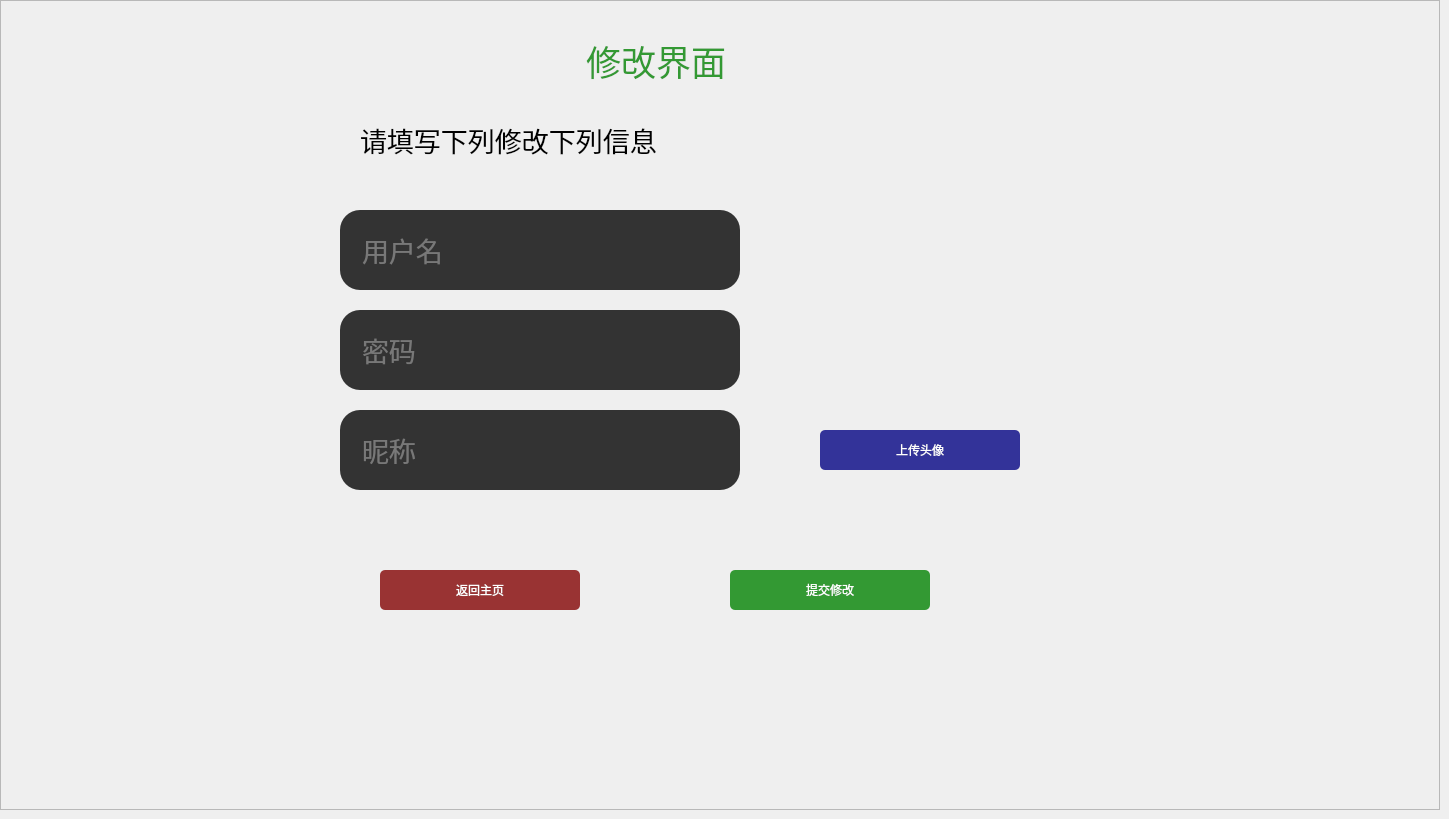
       <widget class="QWidget" name="EditPage">
        <widget class="QFrame" name="frame_5">
         <property name="geometry">
          <rect>
           <x>0</x>
           <y>0</y>
           <width>1440</width>
           <height>810</height>
          </rect>
         </property>
         <property name="styleSheet">
          <string notr="true"/>
         </property>
         <property name="frameShape">
          <enum>QFrame::StyledPanel</enum>
         </property>
         <property name="frameShadow">
          <enum>QFrame::Raised</enum>
         </property>
         <widget class="QLabel" name="label_5">
          <property name="geometry">
           <rect>
            <x>540</x>
            <y>40</y>
            <width>273</width>
            <height>41</height>
           </rect>
          </property>
          <property name="font">
           <font>
            <family>Droid Sans</family>
            <pointsize>-1</pointsize>
           </font>
          </property>
          <property name="styleSheet">
           <string notr="true">text-align: center;
color: #393;
margin: 0 auto;
font-size: 35px;
font-family: 'Droid Sans';</string>
          </property>
          <property name="text">
           <string>修改界面</string>
          </property>
         </widget>
         <widget class="QLineEdit" name="uBox_2">
          <property name="geometry">
           <rect>
            <x>340</x>
            <y>210</y>
            <width>400</width>
            <height>80</height>
           </rect>
          </property>
          <property name="palette">
           <palette>
            <active>
             <colorrole role="WindowText">
              <brush brushstyle="SolidPattern">
               <color alpha="255">
                <red>190</red>
                <green>190</green>
                <blue>190</blue>
               </color>
              </brush>
             </colorrole>
             <colorrole role="Button">
              <brush brushstyle="SolidPattern">
               <color alpha="255">
                <red>51</red>
                <green>51</green>
                <blue>51</blue>
               </color>
              </brush>
             </colorrole>
             <colorrole role="Text">
              <brush brushstyle="SolidPattern">
               <color alpha="255">
                <red>190</red>
                <green>190</green>
                <blue>190</blue>
               </color>
              </brush>
             </colorrole>
             <colorrole role="ButtonText">
              <brush brushstyle="SolidPattern">
               <color alpha="255">
                <red>190</red>
                <green>190</green>
                <blue>190</blue>
               </color>
              </brush>
             </colorrole>
             <colorrole role="Base">
              <brush brushstyle="SolidPattern">
               <color alpha="255">
                <red>51</red>
                <green>51</green>
                <blue>51</blue>
               </color>
              </brush>
             </colorrole>
             <colorrole role="Window">
              <brush brushstyle="SolidPattern">
               <color alpha="255">
                <red>51</red>
                <green>51</green>
                <blue>51</blue>
               </color>
              </brush>
             </colorrole>
             <colorrole role="PlaceholderText">
              <brush brushstyle="NoBrush">
               <color alpha="128">
                <red>190</red>
                <green>190</green>
                <blue>190</blue>
               </color>
              </brush>
             </colorrole>
            </active>
            <inactive>
             <colorrole role="WindowText">
              <brush brushstyle="SolidPattern">
               <color alpha="255">
                <red>190</red>
                <green>190</green>
                <blue>190</blue>
               </color>
              </brush>
             </colorrole>
             <colorrole role="Button">
              <brush brushstyle="SolidPattern">
               <color alpha="255">
                <red>51</red>
                <green>51</green>
                <blue>51</blue>
               </color>
              </brush>
             </colorrole>
             <colorrole role="Text">
              <brush brushstyle="SolidPattern">
               <color alpha="255">
                <red>190</red>
                <green>190</green>
                <blue>190</blue>
               </color>
              </brush>
             </colorrole>
             <colorrole role="ButtonText">
              <brush brushstyle="SolidPattern">
               <color alpha="255">
                <red>190</red>
                <green>190</green>
                <blue>190</blue>
               </color>
              </brush>
             </colorrole>
             <colorrole role="Base">
              <brush brushstyle="SolidPattern">
               <color alpha="255">
                <red>51</red>
                <green>51</green>
                <blue>51</blue>
               </color>
              </brush>
             </colorrole>
             <colorrole role="Window">
              <brush brushstyle="SolidPattern">
               <color alpha="255">
                <red>51</red>
                <green>51</green>
                <blue>51</blue>
               </color>
              </brush>
             </colorrole>
             <colorrole role="PlaceholderText">
              <brush brushstyle="NoBrush">
               <color alpha="128">
                <red>190</red>
                <green>190</green>
                <blue>190</blue>
               </color>
              </brush>
             </colorrole>
            </inactive>
            <disabled>
             <colorrole role="WindowText">
              <brush brushstyle="SolidPattern">
               <color alpha="255">
                <red>190</red>
                <green>190</green>
                <blue>190</blue>
               </color>
              </brush>
             </colorrole>
             <colorrole role="Button">
              <brush brushstyle="SolidPattern">
               <color alpha="255">
                <red>51</red>
                <green>51</green>
                <blue>51</blue>
               </color>
              </brush>
             </colorrole>
             <colorrole role="Text">
              <brush brushstyle="SolidPattern">
               <color alpha="255">
                <red>190</red>
                <green>190</green>
                <blue>190</blue>
               </color>
              </brush>
             </colorrole>
             <colorrole role="ButtonText">
              <brush brushstyle="SolidPattern">
               <color alpha="255">
                <red>190</red>
                <green>190</green>
                <blue>190</blue>
               </color>
              </brush>
             </colorrole>
             <colorrole role="Base">
              <brush brushstyle="SolidPattern">
               <color alpha="255">
                <red>51</red>
                <green>51</green>
                <blue>51</blue>
               </color>
              </brush>
             </colorrole>
             <colorrole role="Window">
              <brush brushstyle="SolidPattern">
               <color alpha="255">
                <red>51</red>
                <green>51</green>
                <blue>51</blue>
               </color>
              </brush>
             </colorrole>
             <colorrole role="PlaceholderText">
              <brush brushstyle="NoBrush">
               <color alpha="128">
                <red>190</red>
                <green>190</green>
                <blue>190</blue>
               </color>
              </brush>
             </colorrole>
            </disabled>
           </palette>
          </property>
          <property name="font">
           <font>
            <pointsize>20</pointsize>
            <kerning>true</kerning>
           </font>
          </property>
          <property name="layoutDirection">
           <enum>Qt::LeftToRight</enum>
          </property>
          <property name="styleSheet">
           <string notr="true">padding-left: 20px;
padding-right: 20px;
border-radius: 20px;
background: #333;
color: rgb(190, 190, 190);</string>
          </property>
          <property name="text">
           <string/>
          </property>
          <property name="frame">
           <bool>false</bool>
          </property>
          <property name="cursorPosition">
           <number>0</number>
          </property>
          <property name="placeholderText">
           <string>用户名</string>
          </property>
         </widget>
         <widget class="QLineEdit" name="pBox_2">
          <property name="geometry">
           <rect>
            <x>340</x>
            <y>310</y>
            <width>400</width>
            <height>80</height>
           </rect>
          </property>
          <property name="palette">
           <palette>
            <active>
             <colorrole role="WindowText">
              <brush brushstyle="SolidPattern">
               <color alpha="255">
                <red>190</red>
                <green>190</green>
                <blue>190</blue>
               </color>
              </brush>
             </colorrole>
             <colorrole role="Button">
              <brush brushstyle="SolidPattern">
               <color alpha="255">
                <red>51</red>
                <green>51</green>
                <blue>51</blue>
               </color>
              </brush>
             </colorrole>
             <colorrole role="Text">
              <brush brushstyle="SolidPattern">
               <color alpha="255">
                <red>190</red>
                <green>190</green>
                <blue>190</blue>
               </color>
              </brush>
             </colorrole>
             <colorrole role="ButtonText">
              <brush brushstyle="SolidPattern">
               <color alpha="255">
                <red>190</red>
                <green>190</green>
                <blue>190</blue>
               </color>
              </brush>
             </colorrole>
             <colorrole role="Base">
              <brush brushstyle="SolidPattern">
               <color alpha="255">
                <red>51</red>
                <green>51</green>
                <blue>51</blue>
               </color>
              </brush>
             </colorrole>
             <colorrole role="Window">
              <brush brushstyle="SolidPattern">
               <color alpha="255">
                <red>51</red>
                <green>51</green>
                <blue>51</blue>
               </color>
              </brush>
             </colorrole>
             <colorrole role="PlaceholderText">
              <brush brushstyle="NoBrush">
               <color alpha="128">
                <red>190</red>
                <green>190</green>
                <blue>190</blue>
               </color>
              </brush>
             </colorrole>
            </active>
            <inactive>
             <colorrole role="WindowText">
              <brush brushstyle="SolidPattern">
               <color alpha="255">
                <red>190</red>
                <green>190</green>
                <blue>190</blue>
               </color>
              </brush>
             </colorrole>
             <colorrole role="Button">
              <brush brushstyle="SolidPattern">
               <color alpha="255">
                <red>51</red>
                <green>51</green>
                <blue>51</blue>
               </color>
              </brush>
             </colorrole>
             <colorrole role="Text">
              <brush brushstyle="SolidPattern">
               <color alpha="255">
                <red>190</red>
                <green>190</green>
                <blue>190</blue>
               </color>
              </brush>
             </colorrole>
             <colorrole role="ButtonText">
              <brush brushstyle="SolidPattern">
               <color alpha="255">
                <red>190</red>
                <green>190</green>
                <blue>190</blue>
               </color>
              </brush>
             </colorrole>
             <colorrole role="Base">
              <brush brushstyle="SolidPattern">
               <color alpha="255">
                <red>51</red>
                <green>51</green>
                <blue>51</blue>
               </color>
              </brush>
             </colorrole>
             <colorrole role="Window">
              <brush brushstyle="SolidPattern">
               <color alpha="255">
                <red>51</red>
                <green>51</green>
                <blue>51</blue>
               </color>
              </brush>
             </colorrole>
             <colorrole role="PlaceholderText">
              <brush brushstyle="NoBrush">
               <color alpha="128">
                <red>190</red>
                <green>190</green>
                <blue>190</blue>
               </color>
              </brush>
             </colorrole>
            </inactive>
            <disabled>
             <colorrole role="WindowText">
              <brush brushstyle="SolidPattern">
               <color alpha="255">
                <red>190</red>
                <green>190</green>
                <blue>190</blue>
               </color>
              </brush>
             </colorrole>
             <colorrole role="Button">
              <brush brushstyle="SolidPattern">
               <color alpha="255">
                <red>51</red>
                <green>51</green>
                <blue>51</blue>
               </color>
              </brush>
             </colorrole>
             <colorrole role="Text">
              <brush brushstyle="SolidPattern">
               <color alpha="255">
                <red>190</red>
                <green>190</green>
                <blue>190</blue>
               </color>
              </brush>
             </colorrole>
             <colorrole role="ButtonText">
              <brush brushstyle="SolidPattern">
               <color alpha="255">
                <red>190</red>
                <green>190</green>
                <blue>190</blue>
               </color>
              </brush>
             </colorrole>
             <colorrole role="Base">
              <brush brushstyle="SolidPattern">
               <color alpha="255">
                <red>51</red>
                <green>51</green>
                <blue>51</blue>
               </color>
              </brush>
             </colorrole>
             <colorrole role="Window">
              <brush brushstyle="SolidPattern">
               <color alpha="255">
                <red>51</red>
                <green>51</green>
                <blue>51</blue>
               </color>
              </brush>
             </colorrole>
             <colorrole role="PlaceholderText">
              <brush brushstyle="NoBrush">
               <color alpha="128">
                <red>190</red>
                <green>190</green>
                <blue>190</blue>
               </color>
              </brush>
             </colorrole>
            </disabled>
           </palette>
          </property>
          <property name="font">
           <font>
            <pointsize>20</pointsize>
            <kerning>true</kerning>
           </font>
          </property>
          <property name="layoutDirection">
           <enum>Qt::LeftToRight</enum>
          </property>
          <property name="styleSheet">
           <string notr="true">padding-left: 20px;
padding-right: 20px;
border-radius: 20px;
background: #333;
color: rgb(190, 190, 190);</string>
          </property>
          <property name="inputMethodHints">
           <set>Qt::ImhNone</set>
          </property>
          <property name="inputMask">
           <string/>
          </property>
          <property name="text">
           <string/>
          </property>
          <property name="frame">
           <bool>false</bool>
          </property>
          <property name="cursorPosition">
           <number>0</number>
          </property>
          <property name="placeholderText">
           <string>密码</string>
          </property>
         </widget>
         <widget class="QPushButton" name="editedButton">
          <property name="geometry">
           <rect>
            <x>730</x>
            <y>570</y>
            <width>200</width>
            <height>40</height>
           </rect>
          </property>
          <property name="styleSheet">
           <string notr="true">Padding: 1px;
Border-radius: 5px;
Background: #393;
Color: #fefefe;</string>
          </property>
          <property name="text">
           <string>提交修改</string>
          </property>
         </widget>
         <widget class="QLineEdit" name="eBox_2">
          <property name="geometry">
           <rect>
            <x>340</x>
            <y>410</y>
            <width>400</width>
            <height>80</height>
           </rect>
          </property>
          <property name="palette">
           <palette>
            <active>
             <colorrole role="WindowText">
              <brush brushstyle="SolidPattern">
               <color alpha="255">
                <red>190</red>
                <green>190</green>
                <blue>190</blue>
               </color>
              </brush>
             </colorrole>
             <colorrole role="Button">
              <brush brushstyle="SolidPattern">
               <color alpha="255">
                <red>51</red>
                <green>51</green>
                <blue>51</blue>
               </color>
              </brush>
             </colorrole>
             <colorrole role="Text">
              <brush brushstyle="SolidPattern">
               <color alpha="255">
                <red>190</red>
                <green>190</green>
                <blue>190</blue>
               </color>
              </brush>
             </colorrole>
             <colorrole role="ButtonText">
              <brush brushstyle="SolidPattern">
               <color alpha="255">
                <red>190</red>
                <green>190</green>
                <blue>190</blue>
               </color>
              </brush>
             </colorrole>
             <colorrole role="Base">
              <brush brushstyle="SolidPattern">
               <color alpha="255">
                <red>51</red>
                <green>51</green>
                <blue>51</blue>
               </color>
              </brush>
             </colorrole>
             <colorrole role="Window">
              <brush brushstyle="SolidPattern">
               <color alpha="255">
                <red>51</red>
                <green>51</green>
                <blue>51</blue>
               </color>
              </brush>
             </colorrole>
             <colorrole role="PlaceholderText">
              <brush brushstyle="NoBrush">
               <color alpha="128">
                <red>190</red>
                <green>190</green>
                <blue>190</blue>
               </color>
              </brush>
             </colorrole>
            </active>
            <inactive>
             <colorrole role="WindowText">
              <brush brushstyle="SolidPattern">
               <color alpha="255">
                <red>190</red>
                <green>190</green>
                <blue>190</blue>
               </color>
              </brush>
             </colorrole>
             <colorrole role="Button">
              <brush brushstyle="SolidPattern">
               <color alpha="255">
                <red>51</red>
                <green>51</green>
                <blue>51</blue>
               </color>
              </brush>
             </colorrole>
             <colorrole role="Text">
              <brush brushstyle="SolidPattern">
               <color alpha="255">
                <red>190</red>
                <green>190</green>
                <blue>190</blue>
               </color>
              </brush>
             </colorrole>
             <colorrole role="ButtonText">
              <brush brushstyle="SolidPattern">
               <color alpha="255">
                <red>190</red>
                <green>190</green>
                <blue>190</blue>
               </color>
              </brush>
             </colorrole>
             <colorrole role="Base">
              <brush brushstyle="SolidPattern">
               <color alpha="255">
                <red>51</red>
                <green>51</green>
                <blue>51</blue>
               </color>
              </brush>
             </colorrole>
             <colorrole role="Window">
              <brush brushstyle="SolidPattern">
               <color alpha="255">
                <red>51</red>
                <green>51</green>
                <blue>51</blue>
               </color>
              </brush>
             </colorrole>
             <colorrole role="PlaceholderText">
              <brush brushstyle="NoBrush">
               <color alpha="128">
                <red>190</red>
                <green>190</green>
                <blue>190</blue>
               </color>
              </brush>
             </colorrole>
            </inactive>
            <disabled>
             <colorrole role="WindowText">
              <brush brushstyle="SolidPattern">
               <color alpha="255">
                <red>190</red>
                <green>190</green>
                <blue>190</blue>
               </color>
              </brush>
             </colorrole>
             <colorrole role="Button">
              <brush brushstyle="SolidPattern">
               <color alpha="255">
                <red>51</red>
                <green>51</green>
                <blue>51</blue>
               </color>
              </brush>
             </colorrole>
             <colorrole role="Text">
              <brush brushstyle="SolidPattern">
               <color alpha="255">
                <red>190</red>
                <green>190</green>
                <blue>190</blue>
               </color>
              </brush>
             </colorrole>
             <colorrole role="ButtonText">
              <brush brushstyle="SolidPattern">
               <color alpha="255">
                <red>190</red>
                <green>190</green>
                <blue>190</blue>
               </color>
              </brush>
             </colorrole>
             <colorrole role="Base">
              <brush brushstyle="SolidPattern">
               <color alpha="255">
                <red>51</red>
                <green>51</green>
                <blue>51</blue>
               </color>
              </brush>
             </colorrole>
             <colorrole role="Window">
              <brush brushstyle="SolidPattern">
               <color alpha="255">
                <red>51</red>
                <green>51</green>
                <blue>51</blue>
               </color>
              </brush>
             </colorrole>
             <colorrole role="PlaceholderText">
              <brush brushstyle="NoBrush">
               <color alpha="128">
                <red>190</red>
                <green>190</green>
                <blue>190</blue>
               </color>
              </brush>
             </colorrole>
            </disabled>
           </palette>
          </property>
          <property name="font">
           <font>
            <pointsize>20</pointsize>
            <kerning>true</kerning>
           </font>
          </property>
          <property name="layoutDirection">
           <enum>Qt::LeftToRight</enum>
          </property>
          <property name="styleSheet">
           <string notr="true">padding-left: 20px;
padding-right: 20px;
border-radius: 20px;
background: #333;
color: rgb(190, 190, 190);</string>
          </property>
          <property name="locale">
           <locale language="Chinese" country="China"/>
          </property>
          <property name="inputMethodHints">
           <set>Qt::ImhNone</set>
          </property>
          <property name="inputMask">
           <string/>
          </property>
          <property name="text">
           <string/>
          </property>
          <property name="frame">
           <bool>false</bool>
          </property>
          <property name="cursorPosition">
           <number>0</number>
          </property>
          <property name="placeholderText">
           <string>昵称</string>
          </property>
         </widget>
         <widget class="QPushButton" name="backToMainPageButton">
          <property name="geometry">
           <rect>
            <x>380</x>
            <y>570</y>
            <width>200</width>
            <height>40</height>
           </rect>
          </property>
          <property name="styleSheet">
           <string notr="true">Padding: 1px;
Border-radius: 5px;
Background: #933;
Color: #fefefe;</string>
          </property>
          <property name="text">
           <string>返回主页</string>
          </property>
         </widget>
         <widget class="QLabel" name="regLabel_2">
          <property name="geometry">
           <rect>
            <x>360</x>
            <y>120</y>
            <width>800</width>
            <height>40</height>
           </rect>
          </property>
          <property name="font">
           <font>
            <pointsize>20</pointsize>
           </font>
          </property>
          <property name="styleSheet">
           <string notr="true">
color: rgb(0, 0, 0);</string>
          </property>
          <property name="text">
           <string>请填写下列修改下列信息</string>
          </property>
         </widget>
         <widget class="QPushButton" name="uploadButton_2">
          <property name="geometry">
           <rect>
            <x>820</x>
            <y>430</y>
            <width>200</width>
            <height>40</height>
           </rect>
          </property>
          <property name="styleSheet">
           <string notr="true">Padding: 1px;
Border-radius: 5px;
Background: #339;
Color: #fefefe;</string>
          </property>
          <property name="text">
           <string>上传头像</string>
          </property>
         </widget>
         <widget class="QLabel" name="rpLabel_2">
          <property name="geometry">
           <rect>
            <x>850</x>
            <y>230</y>
            <width>128</width>
            <height>128</height>
           </rect>
          </property>
          <property name="styleSheet">
           <string notr="true">background-image: url(:/image/user.png);</string>
          </property>
          <property name="text">
           <string/>
          </property>
         </widget>
         <zorder>label_5</zorder>
         <zorder>uBox_2</zorder>
         <zorder>pBox_2</zorder>
         <zorder>eBox_2</zorder>
         <zorder>backToMainPageButton</zorder>
         <zorder>regLabel_2</zorder>
         <zorder>editedButton</zorder>
         <zorder>uploadButton_2</zorder>
         <zorder>rpLabel_2</zorder>
        </widget>
       </widget>
